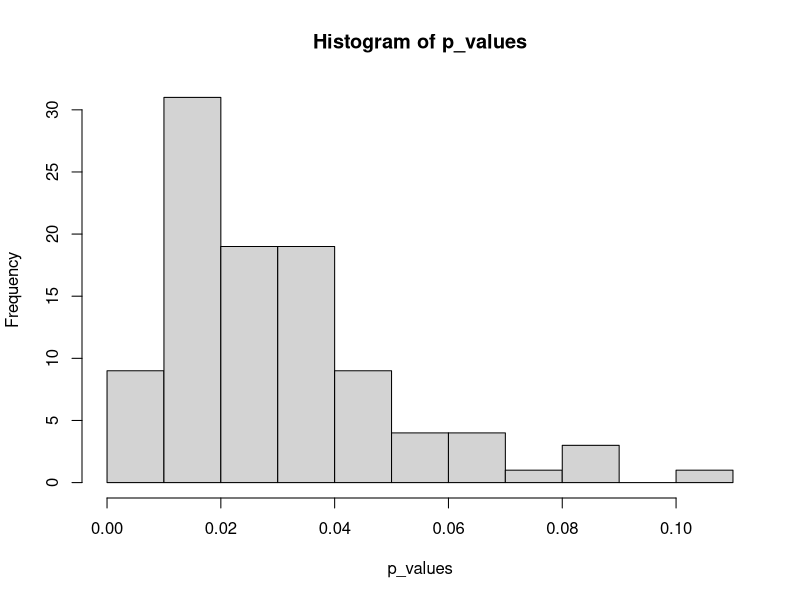

This figure's R source:
## ---- chunk 1
set.seed(495)
# Simulated independent hypothesis tests:
num_tests <- 100
alpha <- 0.05
p_values <- rbeta(num_tests, shape1 = 2, shape2 = 65)
hist(p_values)
## ---- chunk 2
# 
sum(p.adjust(p_values, method = "BH") <= alpha)
sum(p.adjust(p_values, method = "bonferroni") <= alpha)
## ---- chunk 3
# Simulated negative-dependent hypothesis tests


p.adjust(p_values, method = "BY")
## ---- chunk 4
sum(p.adjust(p_values, method = "BH") <= alpha)
sum(p.adjust(p_values, method = "BY") <= alpha)
